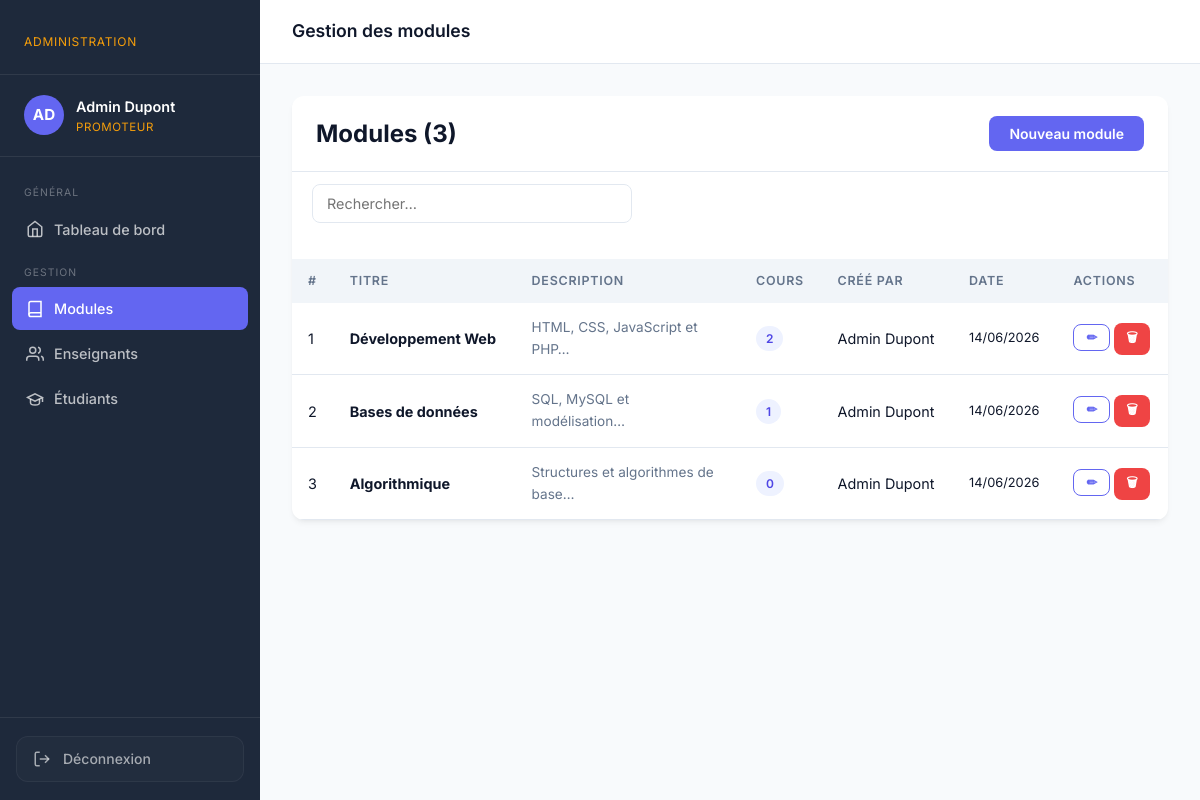
/admin/modules.php (signed in), run on the app's committed database.
### tables this page shows
CREATE TABLE modules (
    id          INT AUTO_INCREMENT PRIMARY KEY,
    titre       VARCHAR(255)  NOT NULL,
    description TEXT,
    created_by  INT           NOT NULL,
    created_at  DATETIME      DEFAULT CURRENT_TIMESTAMP,
    updated_at  DATETIME      DEFAULT CURRENT_TIMESTAMP ON UPDATE CURRENT_TIMESTAMP,
    FOREIGN KEY (created_by) REFERENCES users(id) ON DELETE CASCADE
);

CREATE TABLE users (
    id          INT AUTO_INCREMENT PRIMARY KEY,
    nom         VARCHAR(100)  NOT NULL,
    prenom      VARCHAR(100)  NOT NULL,
    email       VARCHAR(191)  NOT NULL UNIQUE,
    password    VARCHAR(255)  NOT NULL,
    role        ENUM('admin','teacher','student') NOT NULL DEFAULT 'student',
    avatar      VARCHAR(255)  DEFAULT NULL,
    created_at  DATETIME      DEFAULT CURRENT_TIMESTAMP,
    updated_at  DATETIME      DEFAULT CURRENT_TIMESTAMP ON UPDATE CURRENT_TIMESTAMP
);

### includes/auth.php (called while the page is built, shortened)
<?php
function currentUser(): array {
    return [
        'id'     => $_SESSION['user_id']  ?? null,
        'nom'    => $_SESSION['nom']      ?? '',
        'prenom' => $_SESSION['prenom']   ?? '',
        'email'  => $_SESSION['email']    ?? '',
        'role'   => $_SESSION['role']     ?? '',
    ];
}

### admin/modules.php (the view, shortened to what this page needs)
<?php
require_once '../includes/auth.php';
$db = getDB();
$modules = $db->query(
  "SELECT m.*, u.prenom, u.nom,
          (SELECT COUNT(*) FROM courses WHERE module_id=m.id) AS nb_courses
   FROM modules m JOIN users u ON u.id=m.created_by ORDER BY m.created_at DESC"
)->fetchAll();
?>
<!DOCTYPE html>
<html lang="fr">
<head>
  <link rel="stylesheet" href="../assets/css/style.css">
</head>
<body>
<div class="shell">
  <?php include '../includes/sidebar_admin.php'; ?>
  <div class="main-content">
    <header class="topbar">
      <span class="topbar-title">Gestion des modules</span>
    </header>
    <main class="page-body">
      <div class="card">
        <div class="card-header">
          <h2>Modules (<?= count($modules) ?>)</h2>
          <button class="btn btn-primary" onclick="openModal('modal-create')"> Nouveau module</button>
        </div>
        <div class="card-body" style="padding-top:12px;">
          <input class="form-control mb-2" type="search" id="search-mod" placeholder="Rechercher…" style="max-width:320px;">
        </div>
        <div class="table-wrap">
          <table id="mod-table">
            <thead><tr><th>#</th><th>Titre</th><th>Description</th><th>Cours</th><th>Créé par</th><th>Date</th><th>Actions</th></tr></thead>
            <tbody>
            <?php foreach ($modules as $m): ?>
              <tr>
                <td><?= $m['id'] ?></td>
                <td><strong><?= htmlspecialchars($m['titre']) ?></strong></td>
                <td style="font-size:.85rem;color:var(--text-muted);max-width:220px;"><?= htmlspecialchars(substr($m['description'], 0, 80)) ?>…</td>
                <td><span class="badge badge-blue"><?= $m['nb_courses'] ?></span></td>
                <td><?= htmlspecialchars($m['prenom'] . ' ' . $m['nom']) ?></td>
                <td style="font-size:.8rem;"><?= date('d/m/Y', strtotime($m['created_at'])) ?></td>
                <td>
                  <button class="btn btn-ghost btn-sm"
                          onclick="editModule(<?= $m['id'] ?>, '<?= htmlspecialchars(addslashes($m['titre'])) ?>', '<?= htmlspecialchars(addslashes($m['description'])) ?>')">✏</button>
                  <form method="POST" style="display:inline;" onsubmit="return confirm('Supprimer ce module ?')">
                    <button type="submit" class="btn btn-danger btn-sm">🗑</button>
                  </form>
                </td>
              </tr>
            <?php endforeach; ?>
            </tbody>
          </table>
        </div>
      </div>
    </main>
  </div>
</div>
</body>
</html>

### includes/sidebar_admin.php
<?php
$user = currentUser();
$initial = strtoupper(substr($user['prenom'], 0, 1) . substr($user['nom'], 0, 1));
?>
<aside class="sidebar">
  <div class="sidebar-brand">
    <span class="logo-sub">Administration</span>
  </div>
  <div class="sidebar-user">
    <div class="sidebar-avatar"><?= $initial ?></div>
    <div class="sidebar-user-info">
      <div class="name"><?= htmlspecialchars($user['prenom'] . ' ' . $user['nom']) ?></div>
      <div class="role">Promoteur</div>
    </div>
  </div>
  <nav class="sidebar-nav">
    <div class="nav-label">Général</div>
    <a class="nav-link" href="dashboard.php">
      <svg viewBox="0 0 24 24"><path d="M3 9l9-7 9 7v11a2 2 0 0 1-2 2H5a2 2 0 0 1-2-2z"></path><polyline points="9 22 9 12 15 12 15 22"></polyline></svg>
      Tableau de bord
    </a>
    <div class="nav-label">Gestion</div>
    <a class="nav-link" href="modules.php">
      <svg viewBox="0 0 24 24"><path d="M4 19.5A2.5 2.5 0 0 1 6.5 17H20"></path><path d="M6.5 2H20v20H6.5A2.5 2.5 0 0 1 4 19.5v-15A2.5 2.5 0 0 1 6.5 2z"></path></svg>
      Modules
    </a>
    <a class="nav-link" href="teachers.php">
      <svg viewBox="0 0 24 24"><path d="M17 21v-2a4 4 0 0 0-4-4H5a4 4 0 0 0-4 4v2"></path><circle cx="9" cy="7" r="4"></circle><path d="M23 21v-2a4 4 0 0 0-3-3.87"></path><path d="M16 3.13a4 4 0 0 1 0 7.75"></path></svg>
      Enseignants
    </a>
    <a class="nav-link" href="students.php">
      <svg viewBox="0 0 24 24"><path d="M22 10v6M2 10l10-5 10 5-10 5z"></path><path d="M6 12v5c0 2 2 3 6 3s6-1 6-3v-5"></path></svg>
      Étudiants
    </a>
  </nav>
  <div class="sidebar-footer">
    <a href="../logout.php">
      <svg viewBox="0 0 24 24"><path d="M9 21H5a2 2 0 0 1-2-2V5a2 2 0 0 1 2-2h4"></path><polyline points="16 17 21 12 16 7"></polyline><line x1="21" y1="12" x2="9" y2="12"></line></svg>
      Déconnexion
    </a>
  </div>
</aside>

### data on the page
modules: id "1", titre "Développement Web", description "HTML, CSS, JavaScript et PHP", nb_courses "2", created_by.nom "Admin Dupont", created_at "14/06/2026"
modules: id "2", titre "Bases de données", description "SQL, MySQL et modélisation", nb_courses "1", created_by.nom "Admin Dupont", created_at "14/06/2026"
modules: id "3", titre "Algorithmique", description "Structures et algorithmes de base", nb_courses "0", created_by.nom "Admin Dupont", created_at "14/06/2026"

### other printed values
$initial "AD"
$user['prenom'] . ' ' . $user['nom'] "Admin Dupont"
count($modules) "3"
